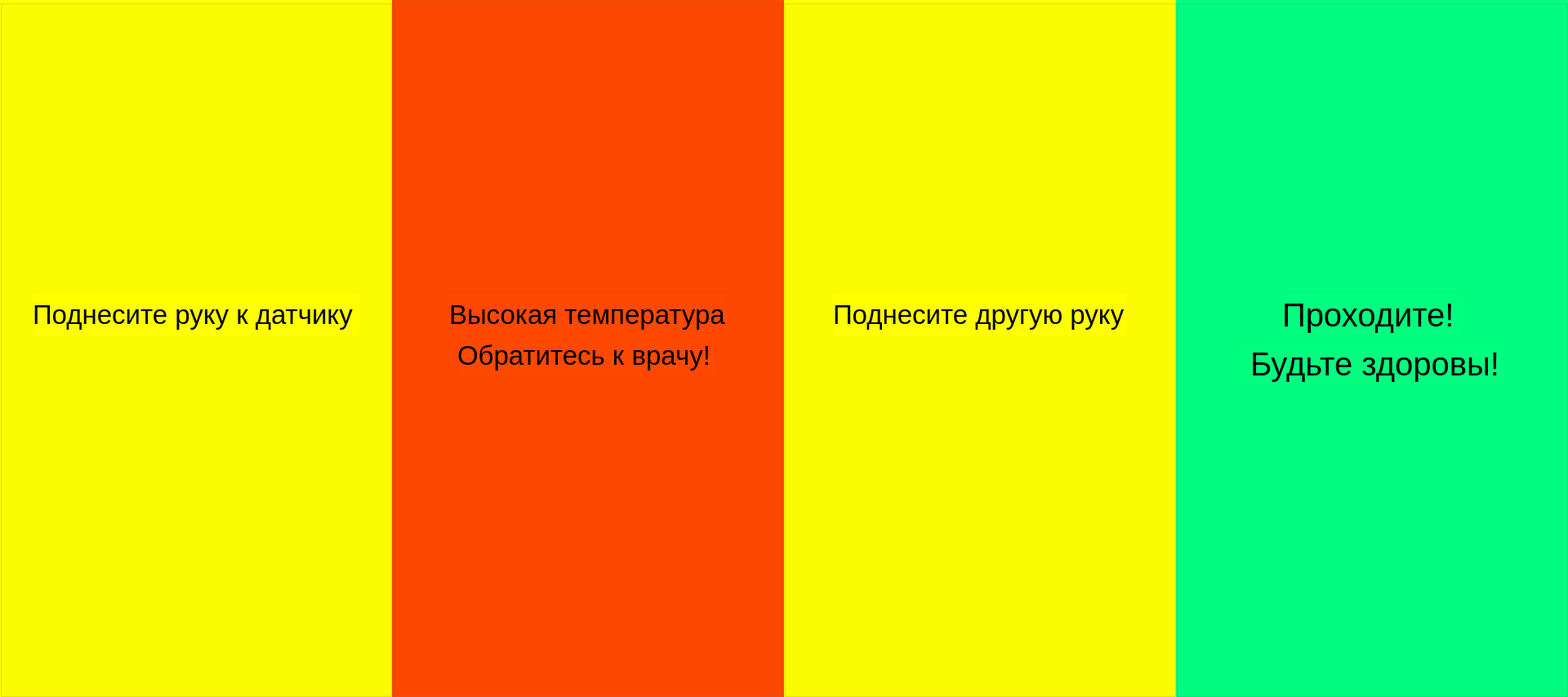
<?xml version="1.0" encoding="UTF-8"?>
<ui version="4.0">
 <class>MainWindow</class>
 <widget class="QMainWindow" name="MainWindow">
  <property name="enabled">
   <bool>true</bool>
  </property>
  <property name="geometry">
   <rect>
    <x>0</x>
    <y>0</y>
    <width>1920</width>
    <height>854</height>
   </rect>
  </property>
  <property name="windowTitle">
   <string>MainWindow</string>
  </property>
  <widget class="QWidget" name="centralwidget">
   <property name="enabled">
    <bool>true</bool>
   </property>
   <widget class="QGroupBox" name="successBox">
    <property name="enabled">
     <bool>true</bool>
    </property>
    <property name="geometry">
     <rect>
      <x>1440</x>
      <y>0</y>
      <width>480</width>
      <height>854</height>
     </rect>
    </property>
    <property name="styleSheet">
     <string notr="true">background-color: rgb(0, 255, 127);</string>
    </property>
    <property name="title">
     <string/>
    </property>
    <widget class="QLabel" name="label_2">
     <property name="geometry">
      <rect>
       <x>130</x>
       <y>360</y>
       <width>221</width>
       <height>51</height>
      </rect>
     </property>
     <property name="font">
      <font>
       <pointsize>30</pointsize>
      </font>
     </property>
     <property name="text">
      <string>Проходите!</string>
     </property>
    </widget>
    <widget class="QLabel" name="label_3">
     <property name="geometry">
      <rect>
       <x>80</x>
       <y>420</y>
       <width>321</width>
       <height>51</height>
      </rect>
     </property>
     <property name="font">
      <font>
       <pointsize>30</pointsize>
      </font>
     </property>
     <property name="text">
      <string> Будьте здоровы!</string>
     </property>
    </widget>
   </widget>
   <widget class="QGroupBox" name="mainBox">
    <property name="geometry">
     <rect>
      <x>0</x>
      <y>0</y>
      <width>480</width>
      <height>854</height>
     </rect>
    </property>
    <property name="styleSheet">
     <string notr="true">background-color: rgb(255, 255, 0);</string>
    </property>
    <property name="title">
     <string/>
    </property>
    <widget class="QLabel" name="label_4">
     <property name="geometry">
      <rect>
       <x>40</x>
       <y>360</y>
       <width>400</width>
       <height>51</height>
      </rect>
     </property>
     <property name="font">
      <font>
       <pointsize>25</pointsize>
      </font>
     </property>
     <property name="text">
      <string>Поднесите руку к датчику</string>
     </property>
    </widget>
   </widget>
   <widget class="QGroupBox" name="alertBox">
    <property name="geometry">
     <rect>
      <x>480</x>
      <y>0</y>
      <width>480</width>
      <height>854</height>
     </rect>
    </property>
    <property name="styleSheet">
     <string notr="true">background-color: rgb(255, 72, 0);</string>
    </property>
    <property name="title">
     <string/>
    </property>
    <widget class="QLabel" name="label_6">
     <property name="geometry">
      <rect>
       <x>70</x>
       <y>360</y>
       <width>340</width>
       <height>51</height>
      </rect>
     </property>
     <property name="font">
      <font>
       <pointsize>25</pointsize>
      </font>
     </property>
     <property name="text">
      <string>Высокая температура!</string>
     </property>
    </widget>
    <widget class="QLabel" name="label_7">
     <property name="geometry">
      <rect>
       <x>80</x>
       <y>410</y>
       <width>320</width>
       <height>50</height>
      </rect>
     </property>
     <property name="font">
      <font>
       <pointsize>25</pointsize>
      </font>
     </property>
     <property name="text">
      <string>Обратитесь к врачу!</string>
     </property>
    </widget>
   </widget>
   <widget class="QGroupBox" name="warningBox">
    <property name="geometry">
     <rect>
      <x>960</x>
      <y>0</y>
      <width>480</width>
      <height>854</height>
     </rect>
    </property>
    <property name="styleSheet">
     <string notr="true">background-color: rgb(255, 255, 0);</string>
    </property>
    <property name="title">
     <string/>
    </property>
    <widget class="QLabel" name="label_5">
     <property name="geometry">
      <rect>
       <x>60</x>
       <y>360</y>
       <width>360</width>
       <height>51</height>
      </rect>
     </property>
     <property name="font">
      <font>
       <pointsize>25</pointsize>
      </font>
     </property>
     <property name="text">
      <string>Поднесите другую руку</string>
     </property>
    </widget>
   </widget>
  </widget>
 </widget>
 <resources/>
 <connections/>
</ui>
